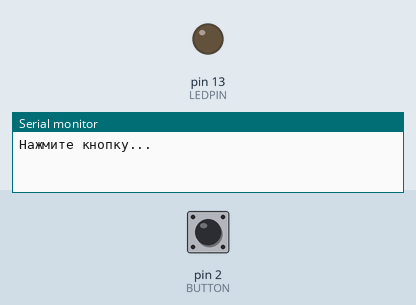
A sketch run on a simulated Arduino Uno, built with avr-gcc and run on an emulated ATmega328P. Parts: output pins drawn as LEDs (lit = HIGH), the last lines printed to the serial monitor. Dashed ring = blinking. Inputs (shaded band) come from the test bench; at power-on: pin 2 (BUTTON) HIGH.

Above: at 1.2 s.
1.3 s: pin 2 (BUTTON) pulled LOW for 0.15 s
At 1.55 s:
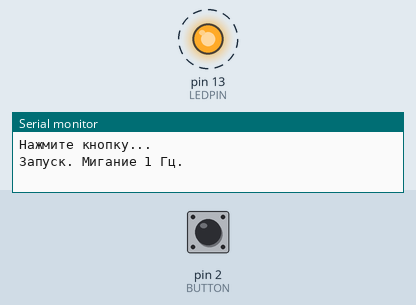
4.4 s: pin 2 (BUTTON) pulled LOW for 1 s
Timing chart, 0 to 7.4 s (numbered marks = the images above; inputs shaded):
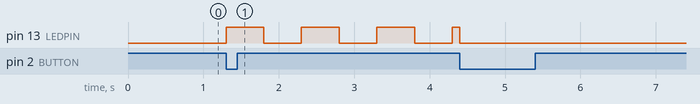

The sketch:

sketch_oct12c.ino
```cpp
#include <avr/io.h>
#include <avr/interrupt.h>

#define LEDPIN 13
#define BUTTON 2

volatile boolean running = false;
volatile boolean blinkPhase = true;
volatile unsigned int secondsCount = 0;

void setup() {
    Serial.begin(9600);
    pinMode(LEDPIN, OUTPUT);
    pinMode(BUTTON, INPUT_PULLUP);
    Serial.println("Нажмите кнопку...");

    cli();

    // Timer1 — мигание 1 Гц
    TCCR1A = 0;
    TCCR1B = 0;
    OCR1A = 7811;                  // 0.5 с → 1 Гц
    TCCR1B |= (1 << WGM12);
    TCCR1B |= (1 << CS10) | (1 << CS12);  // делитель 1024

    // Timer2 — переполнение ~16 мс
    TCCR2A = 0;
    TCCR2B = 0;
    TCCR2B |= (1 << CS20) | (1 << CS21) | (1 << CS22);  // делитель 1024
    TIMSK2 |= (1 << TOIE2);

    attachInterrupt(0, buttonISR, FALLING);
    sei();
}

void loop() {
}

void buttonISR() {
    if (!running) {
        // --- Запуск ---
        running = true;
        blinkPhase = true;
        secondsCount = 0;
        digitalWrite(LEDPIN, LOW);
        TCNT1 = 0;
        TCNT2 = 0;
        TIMSK1 |= (1 << OCIE1A);       // пуск Timer1
        Serial.println("Запуск. Мигание 1 Гц.");
    } else {
        // --- Стоп ---
        running = false;
        digitalWrite(LEDPIN, LOW);
        TIMSK1 &= ~(1 << OCIE1A);      // стоп Timer1
        TCNT1 = 0;
        TCNT2 = 0;
        secondsCount = 0;
        Serial.println("Стоп. Цикл прерван.");
    }
}

// Timer1 — мигание 1 Гц
ISR(TIMER1_COMPA_vect) {
    if (running && blinkPhase) {
        digitalWrite(LEDPIN, !digitalRead(LEDPIN));
    }
}

// Timer2 — счёт секунд, переключение фаз
ISR(TIMER2_OVF_vect) {
    static unsigned int ovfCount = 0;
    if (running) {
        ovfCount++;
        if (ovfCount >= 61) {              // ~1 секунда
            ovfCount = 0;
            secondsCount++;
            Serial.print("Секунда: ");
            Serial.print(secondsCount);
            Serial.print(" — фаза: ");
            Serial.println(blinkPhase ? "мигание" : "пауза");

            if (secondsCount >= 5) {
                secondsCount = 0;
                if (blinkPhase) {
                    blinkPhase = false;
                    digitalWrite(LEDPIN, LOW);
                    Serial.println("Пауза 5 секунд.");
                } else {
                    blinkPhase = true;
                    TCNT1 = 0;
                    Serial.println("Мигание 5 секунд.");
                }
            }
        }
    }
}
```

Measured:
- after the input at 1.3 s, pin 13 (LEDPIN): alternates HIGH for 0.50 s and LOW for 0.50 s, starting at once
